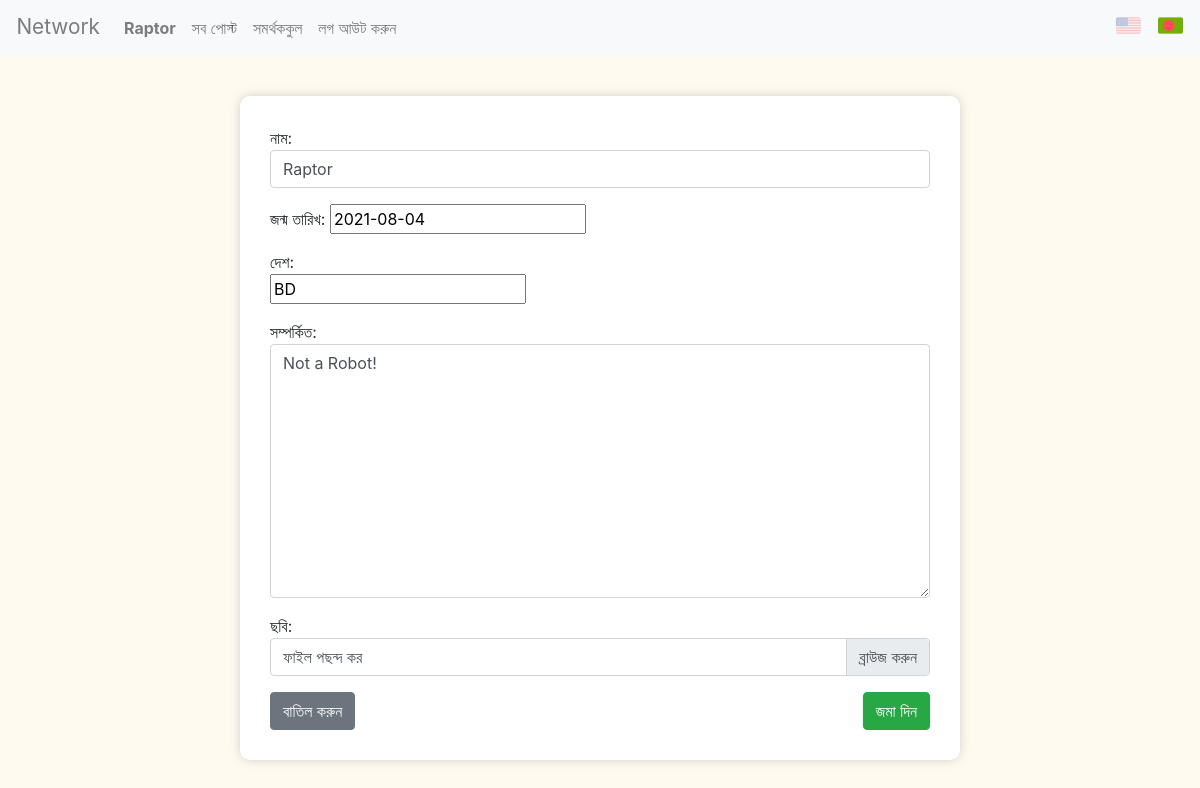
Screenshot of /edit (signed in) with the database file from the repository.
### network/models.py (models this page shows, shortened)
class User(AbstractUser):
    pass

class Profile(models.Model):
    user = models.OneToOneField(User, on_delete=models.CASCADE, related_name="profile")
    name = models.CharField(max_length=120, blank=True, null=True)
    dob = models.DateField(blank=True, null=True)
    country = CountryField(blank= True, null=True)
    img = models.ImageField(default="pro_pics/default.png", upload_to="pro_pics")
    about = models.TextField(blank=True, null=True)

### network/views.py (the view, shortened to what this page needs)
# urls.py: path("edit", views.edit, name="edit"),
@login_required
def edit(request):
    return render(request, "network/edit.html", {"form": ProcProfile(instance=request.user.profile), "max":settings.MAX})

### network/process.py (shortened to what this page needs)
class ProcProfile(forms.ModelForm):
    dob = forms.DateField(required=False, label=_("Date of birth: "), widget= DatePickerInput( options = {"altFormat": "d F Y", "altInput": True, "dateFormat": "yyyy-mm-dd"}, ))
    class Meta:
        model = Profile
        fields = ["name", "dob", "country", "img", "about"]
        labels = {"name":_("Name: "), "country":_("Country: "), "img":_("Image: "), "about":_("About: ")}
        widgets = {"name": forms.TextInput(attrs={"placeholder":_("Your name"), "aria-label":_("your name"), "class": "form-control"}),
        'country': CountrySelectWidget(attrs={"class": "form-control"}),
        "about": forms.Textarea(attrs={"placeholder":_("Describe yourself..."), "aria-label": _("describe yourself"), "class": "form-control"}),}

### network/templates/network/edit.html (shortened to what this page needs)
{% extends "network/layout.html" %}
{% load static %}
{% load i18n %}
{% block body %}
    <div class="edit">
    <div class="edit-profile-form info-card">
        <form action="{% url 'edit' %}" method="post" enctype="multipart/form-data">
            <div class="form-group">
                {{ form.name.label }}
                {{ form.name }}
            </div>
            <div class="form-group">
                {{ form.dob.label }}
                {{ form.dob }}
            </div>
            <div class="form-group">
                {{ form.country.label }}
                <div class="country-field">
                    {{ form.country }}
                </div>
            </div>
            <div class="form-group">
                {{ form.about.label }}
                {{ form.about }}
            </div>
            <div class="form-group">
                {{ form.img.label }}
                <div class="custom-file">
                    {% if LANGUAGE_CODE == "bn" %}
                        <label class="custom-file-label" data-browse="ব্রাউজ করুন" for="id_img" data-default="ফাইল পছন্দ কর">ফাইল পছন্দ কর</label>
                    {% else %}
                        <label class="custom-file-label" data-browse="Browse" for="id_img" data-default="Choose file">Choose file</label>
                    {% endif %}
                </div>
            </div>
            <button class="btn btn-secondary" name="cancel" value="clicked">{% trans "Cancel" %}</button></a>
            <input class="btn btn-success" type="submit" value='{% trans "Submit" %}'>
        </form>
    </div>
    </div>
{% endblock %}

### network/templates/network/layout.html (shortened to what this page needs)
{% load static %}
{% load i18n %}
<!DOCTYPE html>
<html lang="en">
    <head>
        <link rel="stylesheet" href="https://stackpath.bootstrapcdn.com/bootstrap/4.4.1/css/bootstrap.min.css">
        <link href="{% static 'network/styles.css' %}" rel="stylesheet">
        <link href="https://emoji-css.afeld.me/emoji.css" rel="stylesheet">
        <link rel="stylesheet" type="text/css" href="https://npmcdn.com/flatpickr/dist/themes/dark.css">
    </head>
    <body>
        <nav class="nav-grid bg-light">
            <a class="network-link" href="{% url 'index' %}">Network</a>
            <nav class="navbar navbar-expand-md navbar-light">
                <div class="collapse navbar-collapse" id="navbarNav">
                    <ul class="navbar-nav mr-auto">
                        {% if user.is_authenticated %}
                            <li class="nav-item">
                                <a class="nav-link" href="{% url 'profile' id=user.id %}"><strong>{{ user.username }}</strong></a>
                            </li>
                        {% endif %}
                        <li class="nav-item">
                            <a class="nav-link" href="{% url 'index' %}">{% trans "All Posts" %}</a>
                        </li>
                        {% if user.is_authenticated %}
                            <li class="nav-item">
                                <a class="nav-link" href="{% url 'follow' %}">{% trans "Following" %}</a>
                            </li>
                            <li class="nav-item">
                                <a class="nav-link" href="{% url 'logout' %}">{% trans "Log Out" %}</a>
                            </li>
                        {% endif %}
                    </ul>
                </div>
            </nav>
            <div class="choose-lang">
                {% get_current_language as LANGUAGE_CODE %}
                {% get_language_info_list for LANGUAGE as language %}
                <form action="{% url 'set_language' %}" method="POST" style="display:inline!important;">
                    <button class="lang-button {% if LANGUAGE_CODE == "bn" %} grey-out {% endif %}" name="language", type="submit" value="en">
                        <img src="{% static 'network/flag_images/united-states.png' %}" alt="USA" width="25", height="25">
                    </button>
                    <button class="lang-button {% if LANGUAGE_CODE != "bn" %} grey-out {% endif %}" name="language", type="submit" value="bn">
                        <img src="{% static 'network/flag_images/bangladesh.png' %}" alt="BD" width="25", height="25">
                    </button>
                </form>
            </div>
        </nav>
        <div class="body">
            {% block body %}
            {% endblock %}
        </div>
    </body>
</html>

### network/static/network/styles.css (style rules this page uses)
:root { --secondary-text: rgb(101, 103, 107); --secondary-text-family: "Segoe UI", Helvetica, Arial, sans-serif; --hover-color: rgba(128, 128, 128, 0.15); }
html { position: relative; min-height: 100%; }
body { background-color: floralwhite; margin: 0 0 180px; }
.info-card { padding: 15px; border-radius: 10px; background: white; box-shadow: 0px 0px 12px -2px rgba(173,173,173,0.8); max-width: 430px; }
.nav-grid { display:grid!important; grid-template-columns: 100px 5fr 90px; grid-auto-rows: minmax(56px, auto); }
.nav-grid .network-link { padding-top: 11px; justify-self: end; font-size: 1.3em; font-weight: 1.3em; color: rgba(0,0,0, 0.5); }
.nav-grid .navbar-collapse li { text-align: center; }
.choose-lang { padding-top: 11px; }
.lang-button { border: none; background: transparent; }
.grey-out { opacity: 0.35; }
.edit { margin: 20px auto 0px auto; max-width: 60%; }
.edit-profile-form { margin-top: 40px; padding: 30px; max-width: 100% !important; }
.country-field { position: relative; padding-right: 40px; }
.edit-profile-form input[type="submit"] { float: right; }

### rows the page displays
User: username "Raptor"
Profile: name "Raptor", dob "2021-08-04", country "BD", about "Not a Robot!"
